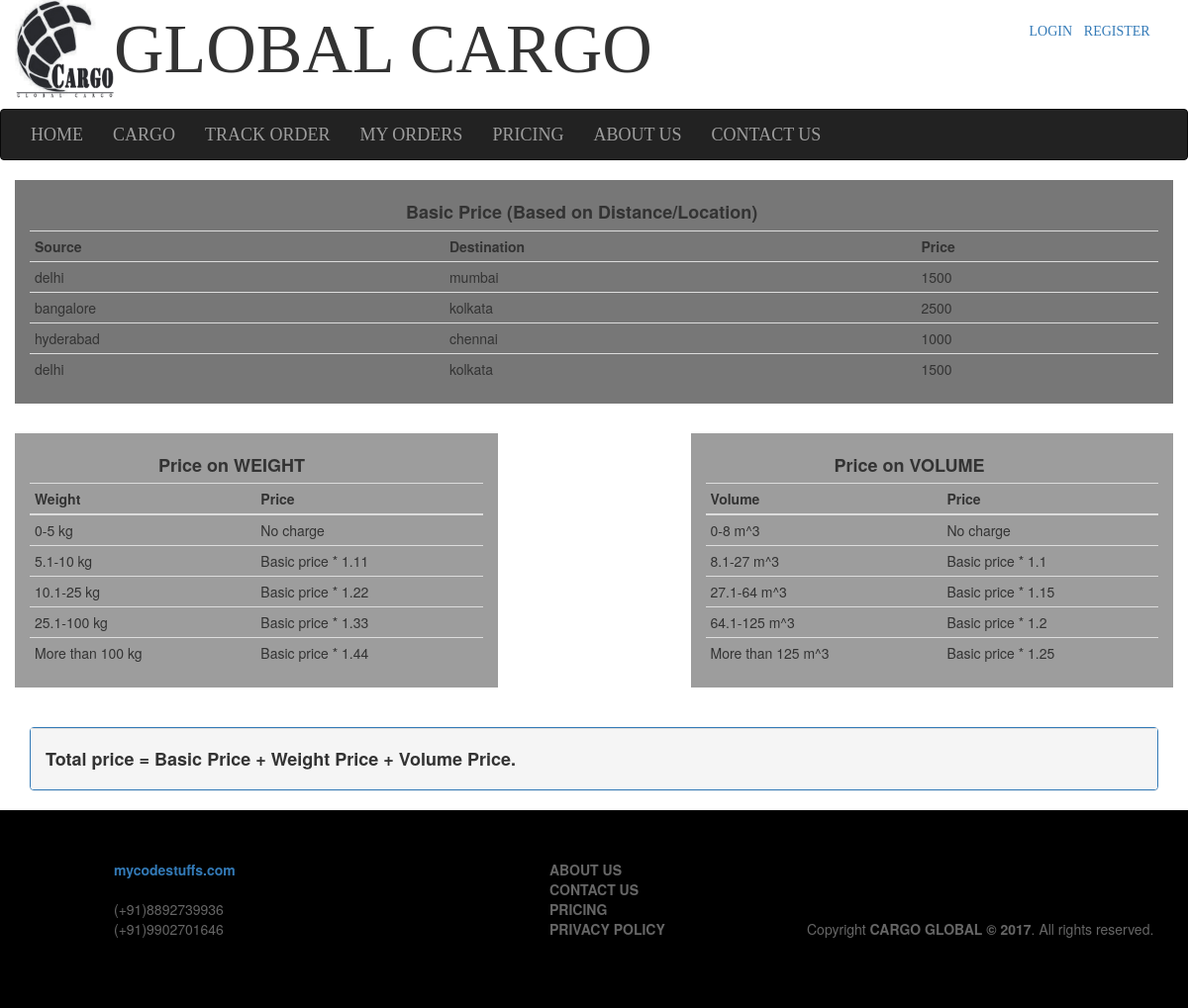
Screenshot of /price.php with the database file from the repository.
### tables this page shows
CREATE TABLE IF NOT EXISTS `price` (
  `id` int(11) NOT NULL,
  `source` varchar(52) NOT NULL,
  `destination` varchar(52) NOT NULL,
  `price` float NOT NULL
);

### price.php (the view, shortened to what this page needs)
<?php
include('header.php');
include('logo.php');
?>
<div class="container">
<div class="row">
<div class="col-xs-12" style="background-color: #777; ">
<br>
<label style="margin-left:380px; font-size:18px;">Basic Price (Based on Distance/Location)</label>
<?php
$query="SELECT * FROM `price`";
$result=mysql_query($query);
if($result){
	if(mysql_num_rows($result)>=1){
		echo '<table class="table table-condensed">
		<tr>
	<th>Source</th>
	<th>Destination</th>
	<th>Price</th>
</tr>';
		while($rows=mysql_fetch_array($result)){
			echo'<tr>';
					echo'<td>';
					echo $rows['source'];
					echo'</td>';
					echo'<td>';
					echo $rows['destination'];
					echo'</td>';
					echo'<td>';
					echo $rows['price'];
					echo'</td>';
			echo'</tr>';
		}
		echo'</table>';
	}
}
?>
</div>
</div>
</div>
<div class="container">
<div class="row">
<div class="col-xs-5" style="background-color: #9d9d9d; margin-top:30px;">
<br>
	<label style="margin-left:130px;  font-size:18px;">Price on WEIGHT</label>
	<table class="table table-condensed">
		<tr>
		<thead>
			<th>Weight</th>
			<th>Price</th>
		</thead>
		</tr>
		<tr>
			<td>0-5 kg</td>
			<td>No charge</td>
		</tr>
			<tr>
			<td>5.1-10 kg</td>
			<td>Basic price * 1.11</td>
		</tr>
			<tr>
			<td>10.1-25 kg</td>
			<td>Basic price * 1.22</td>
		</tr>
			<tr>
			<td>25.1-100 kg</td>
			<td>Basic price * 1.33</td>
		</tr>
			<tr>
			<td>More than 100 kg</td>
			<td>Basic price * 1.44</td>
		</tr>
	</table>
</div>
<div class="col-xs-5 pull-right" style="background-color: #9d9d9d; margin-top:30px;">
<br>
	<label style="margin-left:130px;  font-size:18px;">Price on VOLUME</label><br>
	<table class="table table-condensed">
		<tr>
		<thead>
			<th>Volume</th>
			<th>Price</th>
		</thead>
		</tr>
		<tr>
			<td>0-8 m^3</td>
			<td>No charge</td>
		</tr>
			<tr>
			<td>8.1-27 m^3</td>
			<td>Basic price * 1.1</td>
		</tr>
			<tr>
			<td>27.1-64 m^3</td>
			<td>Basic price * 1.15</td>
		</tr>
			<tr>
			<td>64.1-125 m^3</td>
			<td>Basic price * 1.2</td>
		</tr>
			<tr>
			<td>More than 125 m^3</td>
			<td>Basic price * 1.25</td>
		</tr>
	</table>
</div>
</div>
</div>
<br>
<br>
 <div class="container">
<div class="panel panel-primary">
  <div class="panel-footer"><h4><strong>Total price = Basic Price + Weight Price + Volume Price.</strong></h4></div>
</div>
</div>
<?php
include('footer.php');
?>

### rows the page displays
price: source "delhi", destination "mumbai", price "1500"
price: source "bangalore", destination "kolkata", price "2500"
price: source "hyderabad", destination "chennai", price "1000"
price: source "delhi", destination "kolkata", price "1500"
